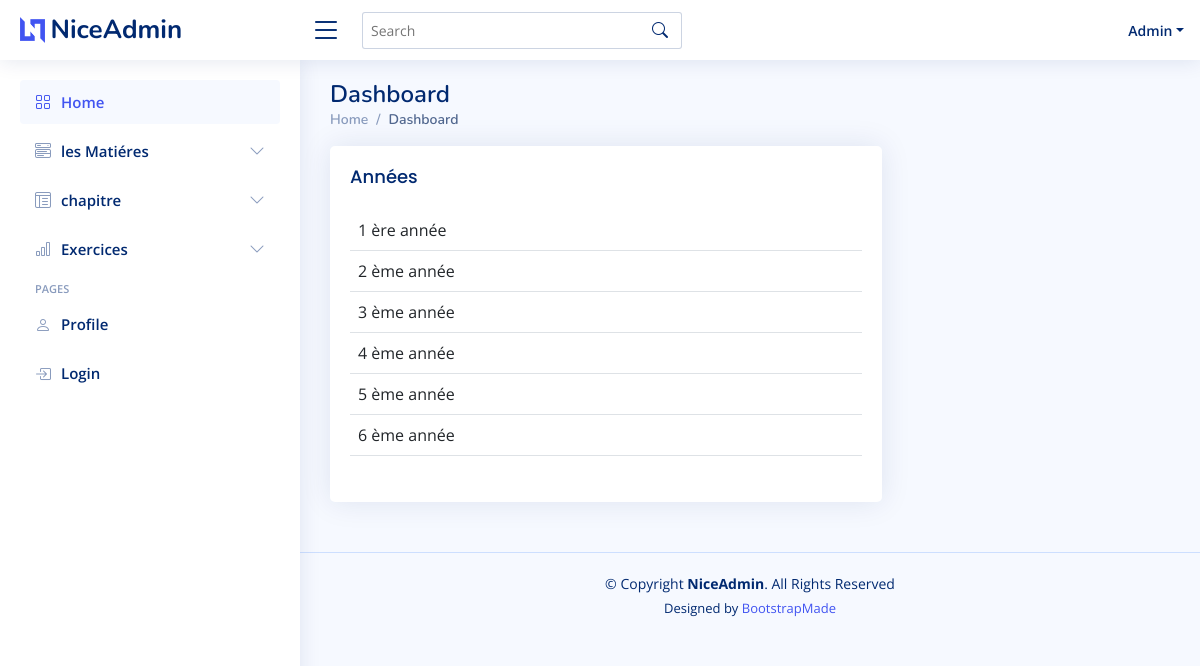
The page /NiceAdmin/index.php on the database its author committed.
### tables this page shows
CREATE TABLE `annee` (
  `id_annee` int NOT NULL,
  `niveau` varchar(20) NOT NULL
);

### NiceAdmin/index.php (the view, shortened to what this page needs)
<?php
include "../accestest.php";
$req="select * from annee";
$res=$bdd->query($req);
$annees=$res->fetchAll();
?>
<!DOCTYPE html>
<html lang="en">
<head>
  <link href="assets/vendor/bootstrap/css/bootstrap.min.css" rel="stylesheet">
  <link href="assets/vendor/bootstrap-icons/bootstrap-icons.css" rel="stylesheet">
  <link href="assets/vendor/boxicons/css/boxicons.min.css" rel="stylesheet">
  <link href="assets/vendor/quill/quill.snow.css" rel="stylesheet">
  <link href="assets/vendor/quill/quill.bubble.css" rel="stylesheet">
  <link href="assets/vendor/remixicon/remixicon.css" rel="stylesheet">
  <link href="assets/vendor/simple-datatables/style.css" rel="stylesheet">
  <link href="assets/css/style.css" rel="stylesheet">
</head>
<body>
<?php include "inc/header.php";?>
  <main id="main" class="main">
    <div class="pagetitle">
      <h1>Dashboard</h1>
      <nav>
        <ol class="breadcrumb">
          <li class="breadcrumb-item"><a href="index.html">Home</a></li>
          <li class="breadcrumb-item active">Dashboard</li>
        </ol>
      </nav>
    </div>
    <section class="section dashboard">
      <div class="row">
        <div class="col-lg-8">
          <div class="row">
            <div class="col-xxl-4 col-xl-12">
              <div class="card info-card customers-card">
                <div class="card-body">
                  <h5 class="card-title">Années</h5>
                  <div class="d-flex align-items-center">
                    <table class="table">
                      <?php foreach ( $annees as $a){?>
                        <tr>
                       <td><?php echo $a['niveau'];?></td>
                       </tr>
                      <?php }?>
                    </table>
                  </div>
                </div>
              </div>
            </div>
          </div>
        </div>
        <div class="col-lg-4">
        </div>
      </div>
    </section>
  </main>
  <?php include "inc/footer.php";?>
</body>
</html>

### NiceAdmin/assets/css/style.css (style rules this page uses)
:root { scroll-behavior: smooth; }
body { font-family: "Open Sans", sans-serif; background: #f6f9ff; color: #444444; }
a { color: #4154f1; text-decoration: none; }
h1, h2, h3, h4, h5, h6 { font-family: "Nunito", sans-serif; }
#main { margin-top: 60px; padding: 20px 30px; transition: all 0.3s; }
.pagetitle { margin-bottom: 10px; }
.pagetitle h1 { font-size: 24px; margin-bottom: 0; font-weight: 600; color: #012970; }
.card { margin-bottom: 30px; border: none; border-radius: 5px; box-shadow: 0px 0 30px rgba(1, 41, 112, 0.1); }
.card-title { padding: 20px 0 15px 0; font-size: 18px; font-weight: 500; color: #012970; font-family: "Poppins", sans-serif; }
.card-body { padding: 0 20px 20px 20px; }
.breadcrumb { font-size: 14px; font-family: "Nunito", sans-serif; color: #899bbd; font-weight: 600; }
.breadcrumb a { color: #899bbd; transition: 0.3s; }
.breadcrumb .breadcrumb-item::before { color: #899bbd; }
.breadcrumb .active { color: #51678f; font-weight: 600; }
@media (min-width: 1200px) { #main, #footer { margin-left: 300px; } }
.dashboard .info-card { padding-bottom: 10px; }

### rows shown on the page
annee: niveau "1 ère année"
annee: niveau "2 ème année"
annee: niveau "3 ème année"
annee: niveau "4 ème année"
annee: niveau "5 ème année"
annee: niveau "6 ème année"
